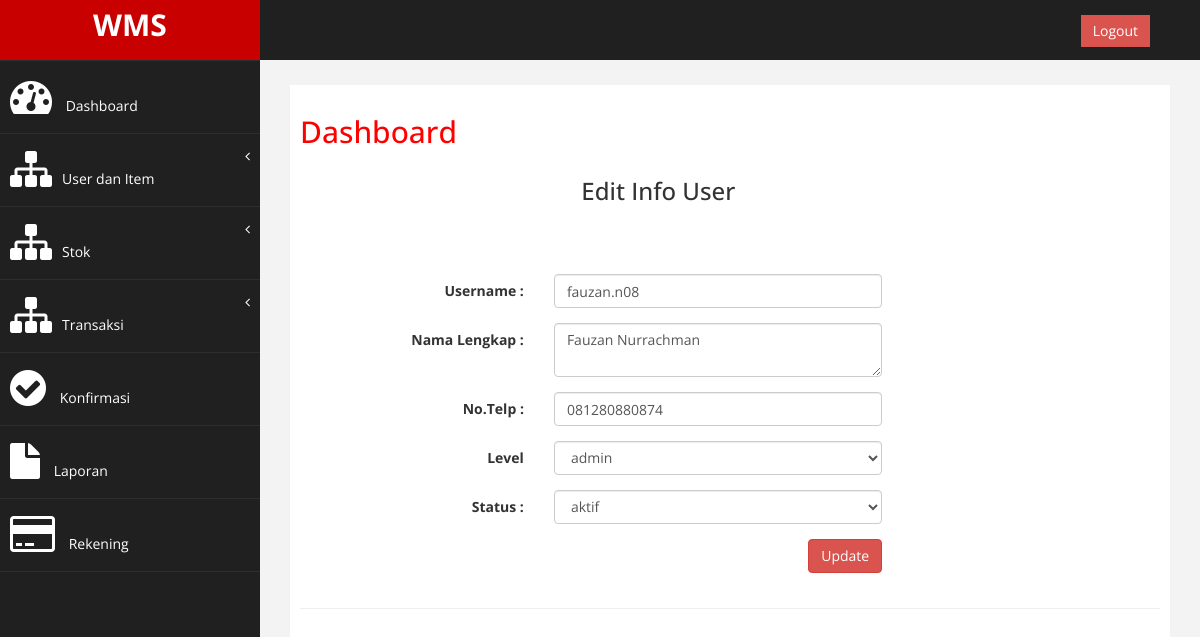
/admin/admin.php?halaman=edit_user&&id_user=US002 (signed in), run on an earlier commit of the app's database.
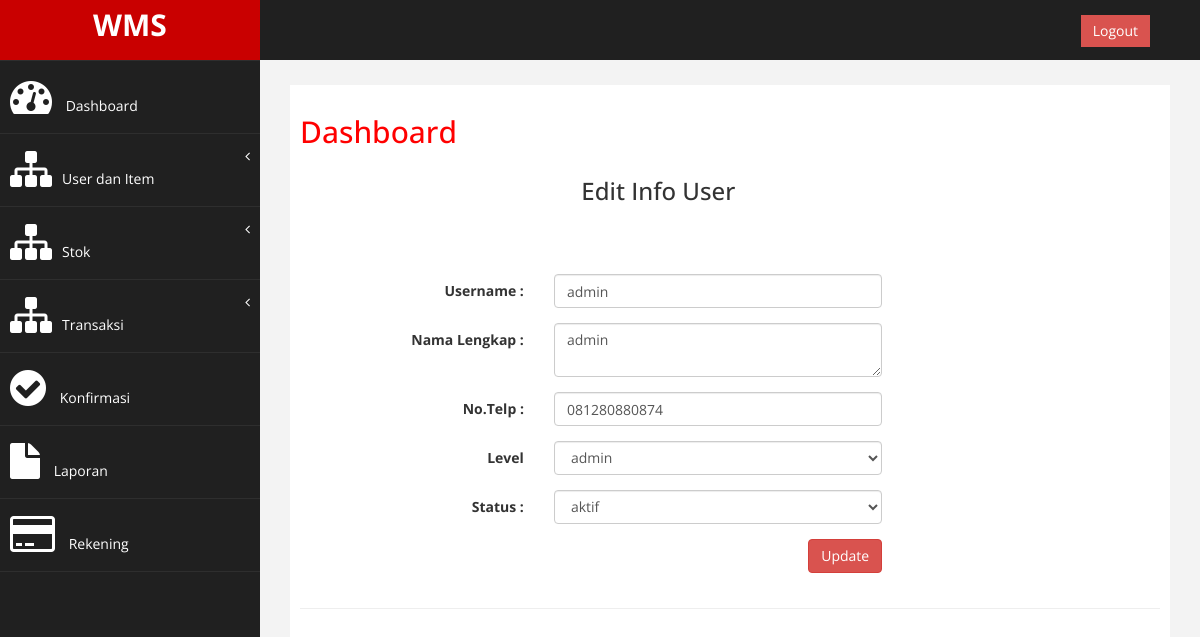
And on a later commit of the database.
### tables this page shows
CREATE TABLE `master_user` (
  `id_user` varchar(50) NOT NULL,
  `username` varchar(50) NOT NULL,
  `password` varchar(255) NOT NULL,
  `name` varchar(50) NOT NULL,
  `level` varchar(50) NOT NULL,
  `no_telp` varchar(100) NOT NULL,
  `id_create` varchar(50) NOT NULL,
  `timestamp` datetime NOT NULL,
  `stat` varchar(50) NOT NULL,
  PRIMARY KEY (`id_user`,`username`) USING BTREE,
  KEY `id_user` (`id_user`),
  KEY `username` (`username`)
);

### admin/modul/mod_user/edit_user.php (the view, shortened to what this page needs)
<?php
include '../../../config/koneksi.php';
$id_user = $_GET['id_user'];
$edit    = "SELECT * FROM master_user WHERE id_user = '$id_user'";
$hasil   = mysqli_query($conn, $edit) or die(mysqli_error($conn));
$data    = mysqli_fetch_array($hasil);
?>
<div class="col-md-10">
    <h3>
        <div align="center">Edit Info User</div>
    </h3>
    <br><br><br>
    <form class="form-horizontal" action="..\admin\modul\mod_user\update_user.php" method="POST">
        <div class="form-group">
            <label class="control-label col-sm-4" for="username">Username :</label>
            <div class="col-sm-6">
                <input type="username" class="form-control" name="username" value="<?php echo $data['username']; ?>">
            </div>
        </div>
        <div class="form-group">
            <label class="control-label col-sm-4" for="nama_lengkap">Nama Lengkap :</label>
            <div class="col-sm-6">
                <textarea type="text" class="form-control" name="nama_lengkap"><?php echo $data['name']; ?></textarea>
            </div>
        </div>
        <div class="form-group">
            <label class="control-label col-sm-4" for="no_telp">No.Telp :</label>
            <div class="col-sm-6">
                <input type="tel" class="form-control" name="no_telp" value="<?php echo $data['no_telp']; ?>">
            </div>
        </div>
        <div class="form-group">
            <label class="control-label col-sm-4" for="no_telp">Level</label>
            <div class="col-sm-6">
                <select type="level" class="form-control" name="level" value="<?php echo $data['level']; ?>">
                    <option>admin</option>
                </select>
            </div>
        </div>
        <div class="form-group">
            <label class="control-label col-sm-4">Status :</label>
            <div class="col-sm-6">
                <select type="level" class="form-control" name="stat">
                    <option>aktif</option>
                </select>
            </div>
        </div>
        <div class="form-group">
            <label class="control-label col-sm-4"></label>
            <div class="col-sm-6" align="right">
                <button class="btn btn-danger">Update</button>
            </div>
        </div>
    </form>
</div>

What changed in the data, as far as the page shows it:
removed master_user: username "fauzan.n08", nama_lengkap "Fauzan Nurrachman", no_telp "081280880874", level "admin"
added master_user: username "admin", nama_lengkap "admin", no_telp "081280880874", level "admin"
